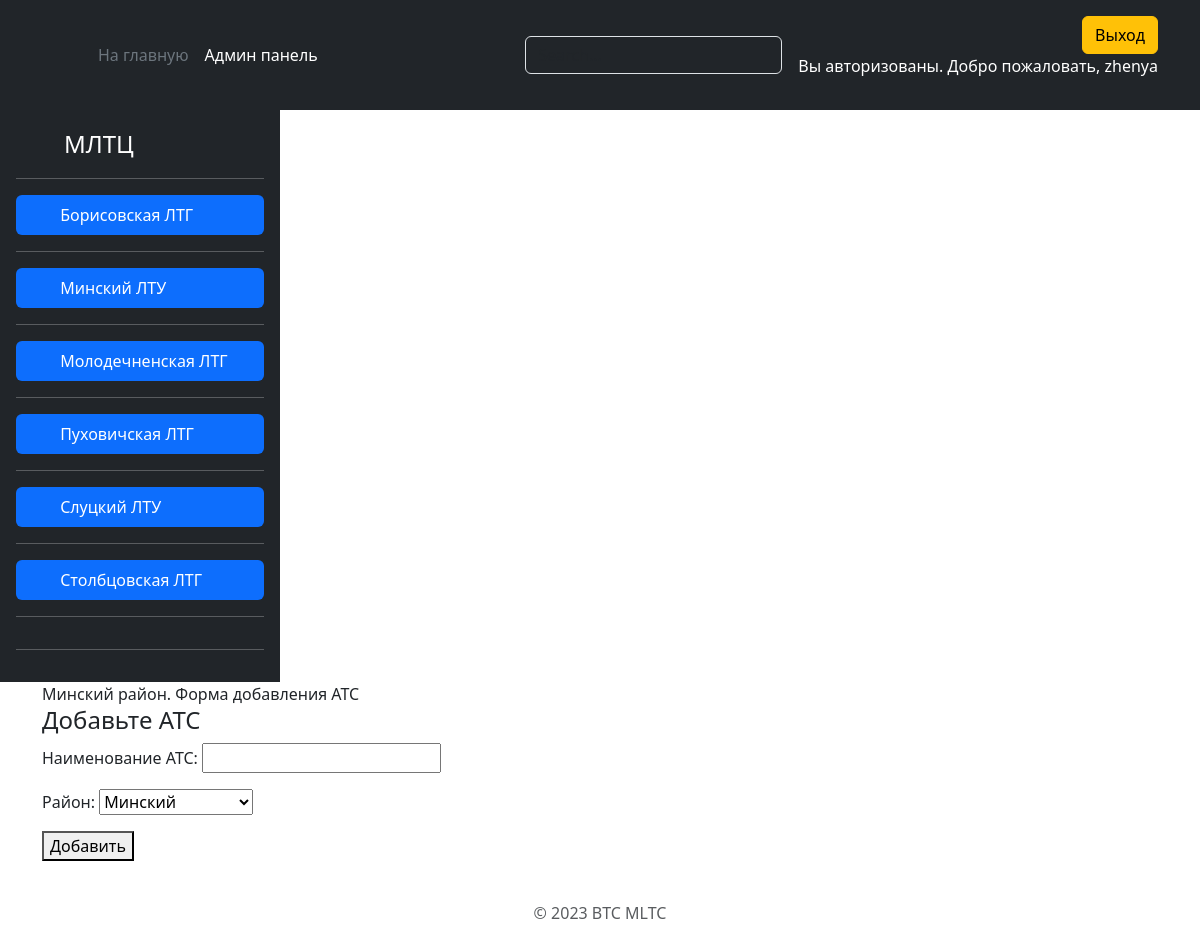
/add_ats/minskij/ (signed in), run on the app's committed database.
### ats/models.py (models this page shows, shortened)
class Department(models.Model):
    name = models.CharField(max_length=20, verbose_name='Подразделение')
    slug = models.SlugField(max_length=255, unique=True, db_index=True, verbose_name="URL")
    def get_absolute_url(self):
        return reverse('area', kwargs={'dep_slug': self.slug})
    class Meta:
        verbose_name = 'Подразделения'
        verbose_name_plural = 'Подразделения'
        ordering = ['name']

class Area(models.Model):
    name = models.CharField(max_length=20, verbose_name='Наименование района')
    slug = models.SlugField(max_length=255, unique=True, db_index=True, verbose_name="URL")
    department = models.ManyToManyField('Department', related_name="areas", verbose_name='Подразделение')
    def __str__(self):
        return self.name
    class Meta:
        verbose_name = 'Районы'
        verbose_name_plural = 'Районы'
        ordering = ['name']

### ats/views.py (the view)
# urls.py: path('add_ats/<slug:area_slug>/', add_ats, name='add_ats'),
def add_ats(request, area_slug):
    if request.user.is_authenticated:
        ar = Area.objects.get(slug=area_slug)
        if request.method == 'POST':
            form_ats = AddAtsForm(request.POST)
            if form_ats.is_valid():
                form_ats.save()
                return redirect(f'/ats/{area_slug}')
        else:
            form_ats = AddAtsForm(initial={'area': ar})
        context = {
            'ar': ar,
            'form_ats': form_ats,
        }
        return render(request, 'ats/add_ats.html', context=context)
    else:
        return redirect('login')

### ats/forms.py
class AddAtsForm(forms.ModelForm):
    def __init__(self, *args, **kwargs):
        super().__init__(*args, **kwargs)
        self.fields['area'].empty_label = "Выберите район"
    class Meta:
        model = Ats
        fields = ['name', 'area']

### ats/templatetags/dep_tag.py (called while the page is built)
@register.simple_tag(name='getdep')
def get_department():
    return Department.objects.all()

### ats/templates/ats/add_ats.html (shortened to what this page needs)
{% extends 'ats/base.html' %}
{% block content %}
    {{ ar.name }} район. Форма добавления АТС
    <h4>Добавьте АТС</h4>
    <form action="{% url 'add_ats' area_slug=ar.slug %}" method="post">
        {{ form_ats.as_p }}
        <button type="submit">Добавить</button>
    </form>
{% endblock %}

### ats/templates/ats/base.html (shortened to what this page needs)
{% load static %}
{% load dep_tag %}
<!DOCTYPE html>
<html lang="ru">
<head>
  <link href="https://cdn.jsdelivr.net/npm/bootstrap@5.3.0-alpha3/dist/css/bootstrap.min.css" rel="stylesheet"
>
</head>
<body>
<header class="p-3 text-bg-dark">
  <div class="container">
    <div class="d-flex flex-wrap align-items-center justify-content-center justify-content-lg-start">
      <a href="/" class="d-flex align-items-center mb-2 mb-lg-0 text-white text-decoration-none">
        <svg class="bi me-2" width="40" height="32" role="img" aria-label="Bootstrap">
          <use xlink:href="#bootstrap"></use>
        </svg>
      </a>
      <ul class="nav col-12 col-lg-auto me-lg-auto mb-2 justify-content-center mb-md-0">
        <li><a href="{% url 'home' %}" class="nav-link px-2 text-secondary">На главную</a></li>
        <li><a href="/admin/" class="nav-link px-2 text-white">Админ панель</a></li>
      </ul>
      <form class="col-12 col-lg-auto mb-3 mb-lg-0 me-lg-3" role="search">
        <input type="search" class="form-control form-control-dark text-bg-dark" placeholder="Search..."
               aria-label="Search">
      </form>
      <div class="text-end">
        {% if request.user.is_authenticated %}
          <a href="{% url 'logout' %}">
            <button type="button" class="btn btn-warning">Выход</button>
          </a>
          <p>Вы авторизованы. Добро пожаловать, {{ request.user.username }}</p>
        {% endif %}
      </div>
    </div>
  </div>
</header>
<main class="d-flex flex-wrap">
  {% block lst_department %}
    <div class="d-flex flex-column flex-shrink-0 p-3 text-bg-dark" style="width: 280px;">
      <a href="/" class="d-flex align-items-center mb-3 mb-md-0 me-md-auto text-white text-decoration-none">
        <svg class="bi pe-none me-2" width="40" height="32">
          <use xlink:href="#bootstrap"></use>
        </svg>
        <span class="fs-4">МЛТЦ</span>
      </a>
      <hr>
      <ul class="nav nav-pills flex-column mb-auto">
        {% getdep as list_dep %}
        {% for lst in list_dep %}
          <li class="nav-item">
            <a href="{{ lst.get_absolute_url }}" class="nav-link active" aria-current="page">
              <svg class="bi pe-none me-2" width="16" height="16">
                <use xlink:href="#home"></use>
              </svg>
              {{ lst.name }}
            </a>
          </li>
          <hr>
        {% endfor %}
      </ul>
      <hr>
    </div>
  {% endblock lst_department %}
  <div class="container">
    {% block content %}
    {% endblock %}
  </div>
</main>
<div class="container">
  <footer class="py-3 my-4">
    <p class="text-center text-body-secondary">© 2023 BTC MLTC</p>
  </footer>
</div>
</body>
</html>

### data on the page
Department: name "Борисовская ЛТГ"
Department: name "Минский ЛТУ"
Department: name "Молодечненская ЛТГ"
Department: name "Пуховичская ЛТГ"
Department: name "Слуцкий ЛТУ"
Department: name "Столбцовская ЛТГ"
Area: name "Минский"

### other printed values
{{ request.user.username }} "zhenya"
